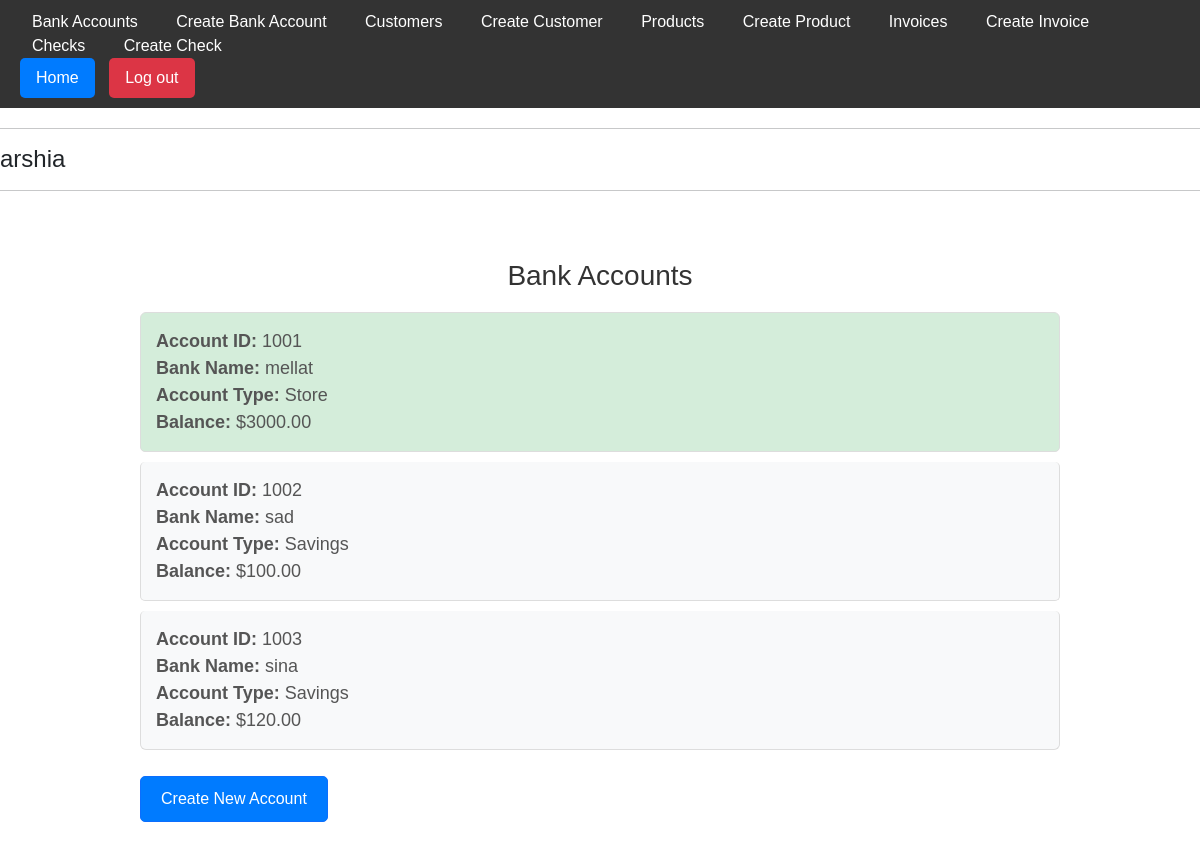
Page /bankaccounts/ (signed in) on the earlier database version.
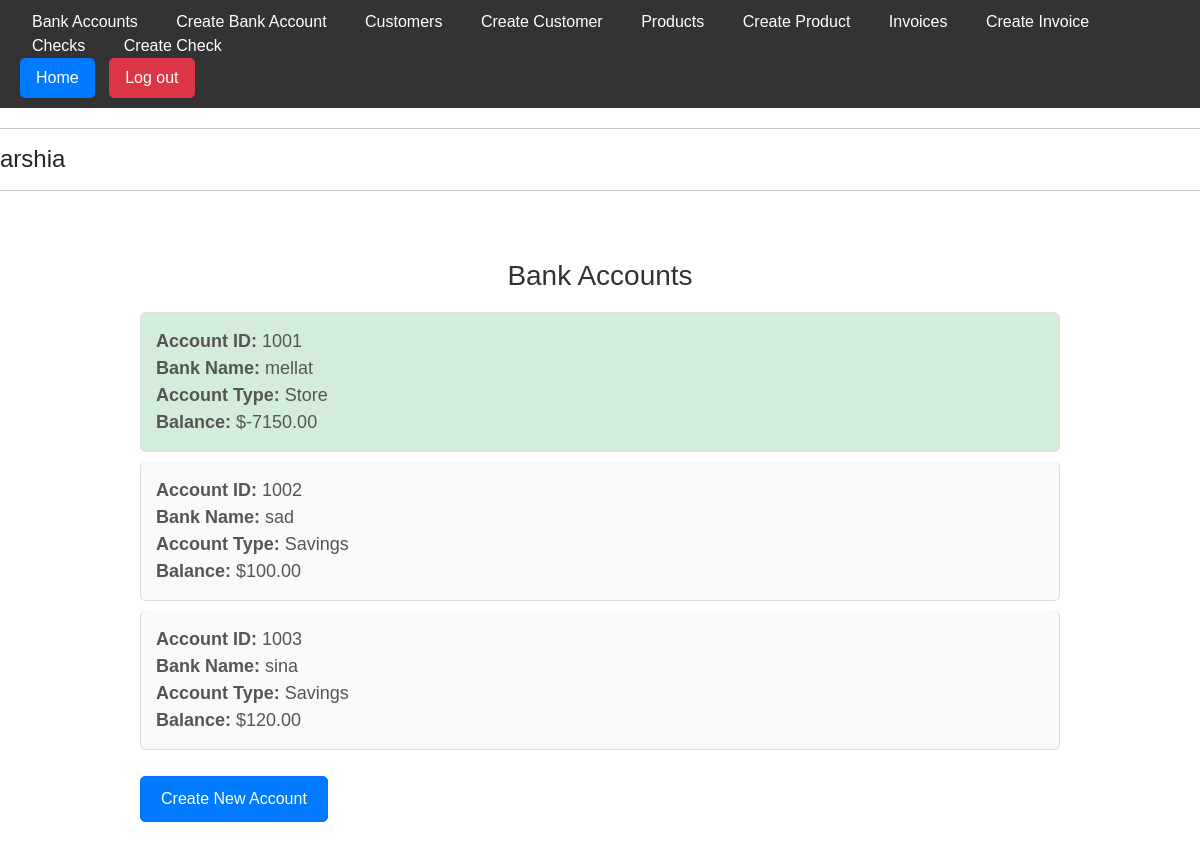
Same page on the later database version.
### app/models.py (models this page shows, shortened)
class BankAccount(models.Model):
    ACCOUNT_TYPES = (
        ('savings', 'Savings'),
        ('checking', 'Checking'),
        ('loan', 'Loan'),
        ('store', 'Store')
    )
    bank_name = models.CharField(max_length=30, null=True, blank=True)
    user = models.ForeignKey(User, on_delete=models.CASCADE)
    account_type = models.CharField(max_length=10, choices=ACCOUNT_TYPES)
    balance = models.DecimalField(max_digits=10, decimal_places=2)
    account_number = models.PositiveIntegerField(unique=True, blank=True, null=True)

### app/views.py (the view)
# urls.py: path('bankaccounts/', BankAccountListView.as_view(), name='bankaccount-list'),
class BankAccountListView(LoginRequiredMixin, ListView):
    model = BankAccount
    template_name = 'app/bankaccount_list.html'
    def get_queryset(self):
        return BankAccount.objects.filter(user=self.request.user)

### app/templates/app/bankaccount_list.html
{% extends 'app/base.html' %}
{% load static %}
{% block extra_css %}
<link rel="stylesheet" type="text/css" href="{% static 'css/bankaccounts_list.css' %}">
{% endblock %}
{% block content %}
<div class="container mt-5">
  <h2 class="text-center">Bank Accounts</h2>
  <ul class="list-group">
    {% for account in object_list %}
      <li class="list-group-item {% if account.account_type == 'store' %}list-group-item-success{% endif %}">
        <strong>Account ID:</strong> {{ account.account_number }}<br>
        <strong>Bank Name:</strong> {{ account.bank_name }}<br>
        <strong>Account Type:</strong> {{ account.account_type|capfirst }}<br>
        <strong>Balance:</strong> ${{ account.balance }}
      </li>
    {% endfor %}
  </ul>
  <a href="{% url 'bankaccount-create' %}" class="btn btn-primary mt-3">Create New Account</a>
</div>
{% endblock %}

Differences in the rows shown:
changed BankAccount "mellat": balance "3000.00" → "-7150.00"
